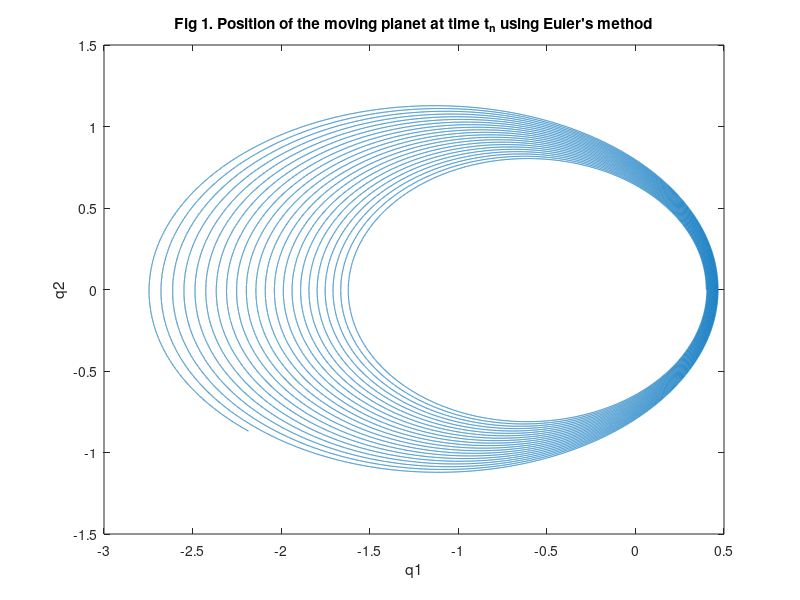
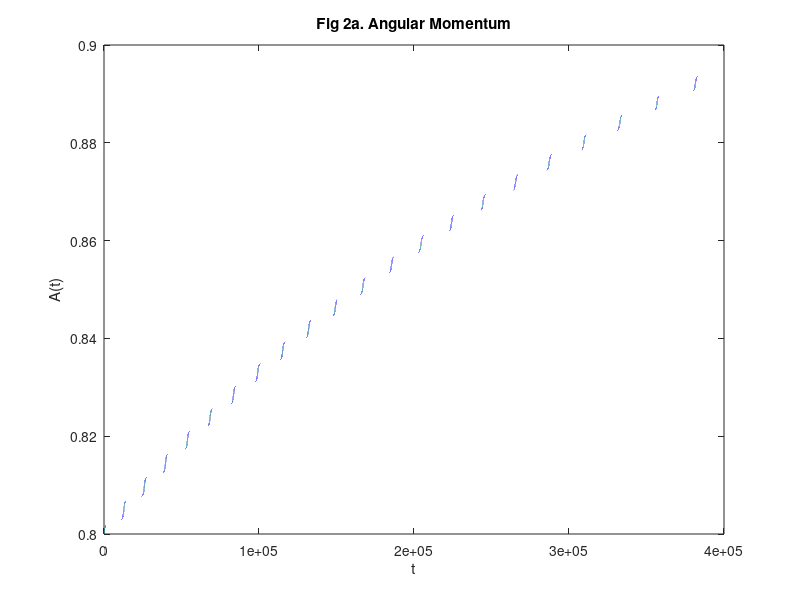
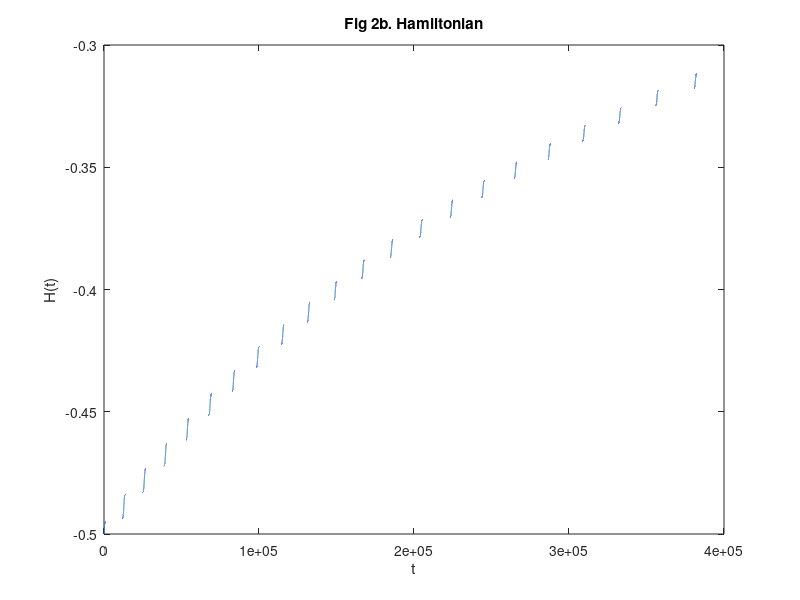
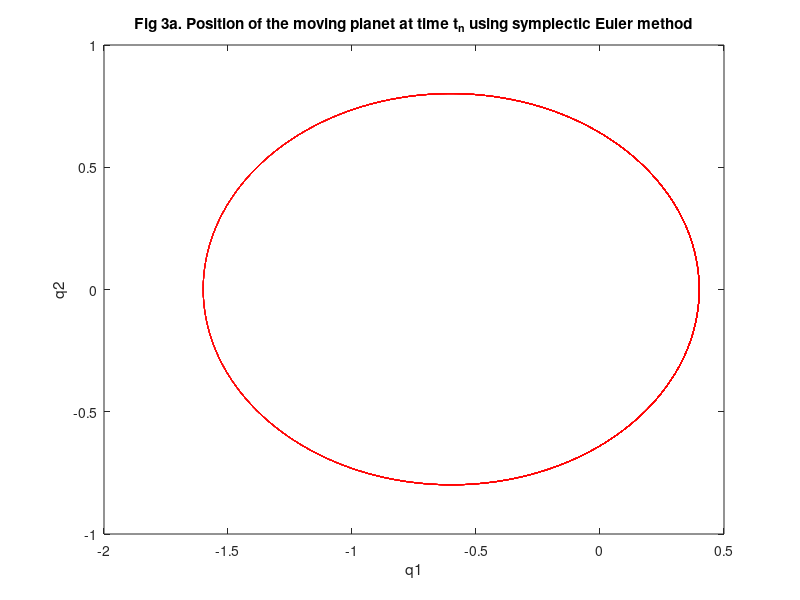

Write the MATLAB code that produced these figures, in order. (Note: a time limit stopped this script after it produced the figures.)
h = 0.0005;
T=200;
N = T/h; %=400000
q=ones(N+1,2);
size(q);
p=ones(N+1,2);
A=ones(N+1,1); %Angular momentum A(t)
H=ones(N+1,1); %Hamiltonian H(t)

A_symplecticEuler = ones(N+1,1);
H_symplecticEuler = ones(N+1,1);

e = 0.6;

q(1,1) = 1 - e; %=0.4
q(1,2) = 0;
p(1,1) = 0;
p(1,2) = sqrt((1+e)/(1-e)); %=2

for i = 1:1:N+1
    p_der = (-1)/(((q(i,1)^2 +q(i,2)^2))^(3/2));
    
    p_one = p_der*q(i,1);
    p_two = p_der*q(i,2);
    
    p(i+1,1)=p(i,1)+h*p_one; %Euler's method
    p(i+1,2)=p(i,2)+h*p_two; %Euler's method
    
    q_one = p(i,1);
    q_two = p(i,2);

    q(i+1,1)=q(i,1)+h*q_one; %Euler's method
    q(i+1,2)=q(i,2)+h*q_two; %Euler's method
    
    A(i)=q(i,1)*p(i,2)-q(i,2)*p(i,1); %Angular Momentum A(t)
    H(i)=(1/2)*(p(i,1)^2+p(i,2)^2)-1/(sqrt(q(i,1)^2+q(i,2)^2)); %Hamiltonian H(t)
end

figure(1)
plot(q(:,1),q(:,2));
title("Fig 1. Position of the moving planet at time t_n using Euler's method")
xlabel('q1')
ylabel('q2')

figure(2)
plot(0:N,A);
title('Fig 2a. Angular Momentum');
xlabel('t')
ylabel('A(t)')

figure(3)
plot(0:N,H);
title('Fig 2b. Hamiltonian')
xlabel('t')
ylabel('H(t)')

for i = 1:1:N+1
    q(i+1,1) = q(i,1)+h*p(i,1);
    q(i+1,2) = q(i,2)+h*p(i,2);
    
    p_euler=(h)/(((q(i+1,1)^2 +q(i+1,2)^2))^(3/2));
    
    p(i+1,1)=p(i,1)-p_euler*q(i+1,1);
    p(i+1,2)=p(i,2)-p_euler*q(i+1,2);
    
   A_symplecticEuler(i)=q(i,1)*p(i,2)-q(i,2)*p(i,1);
   H_symplecticEuler(i)=(1/2)*(p(i,1)^2+p(i,2)^2)-1/(sqrt(q(i,1)^2+q(i,2)^2));
end

figure(4)
plot(q(:,1),q(:,2),'r');
title("Fig 3a. Position of the moving planet at time t_n using symplectic Euler method");
xlabel('q1');
ylabel('q2');

figure(5)
plot(0:N,A_symplecticEuler,'r');
title('Fig 3b. Angular Momentum');
xlabel('t');
ylabel('A(t)');


figure(6)
plot(0:N,H_symplecticEuler,'r');
title('Fig 3c. Hamiltonian');
xlabel('t');
ylabel('H(t)');
